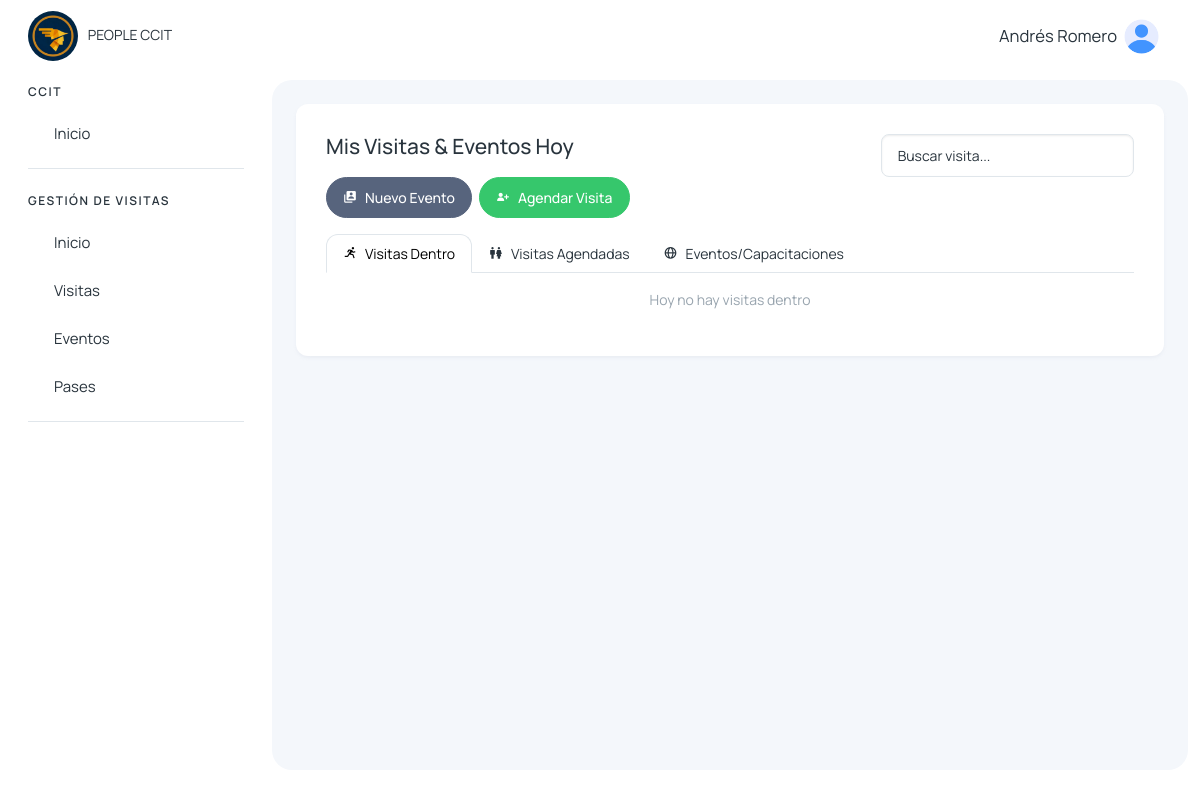
The page /colaboradores/ (signed in) on the database as committed earlier.
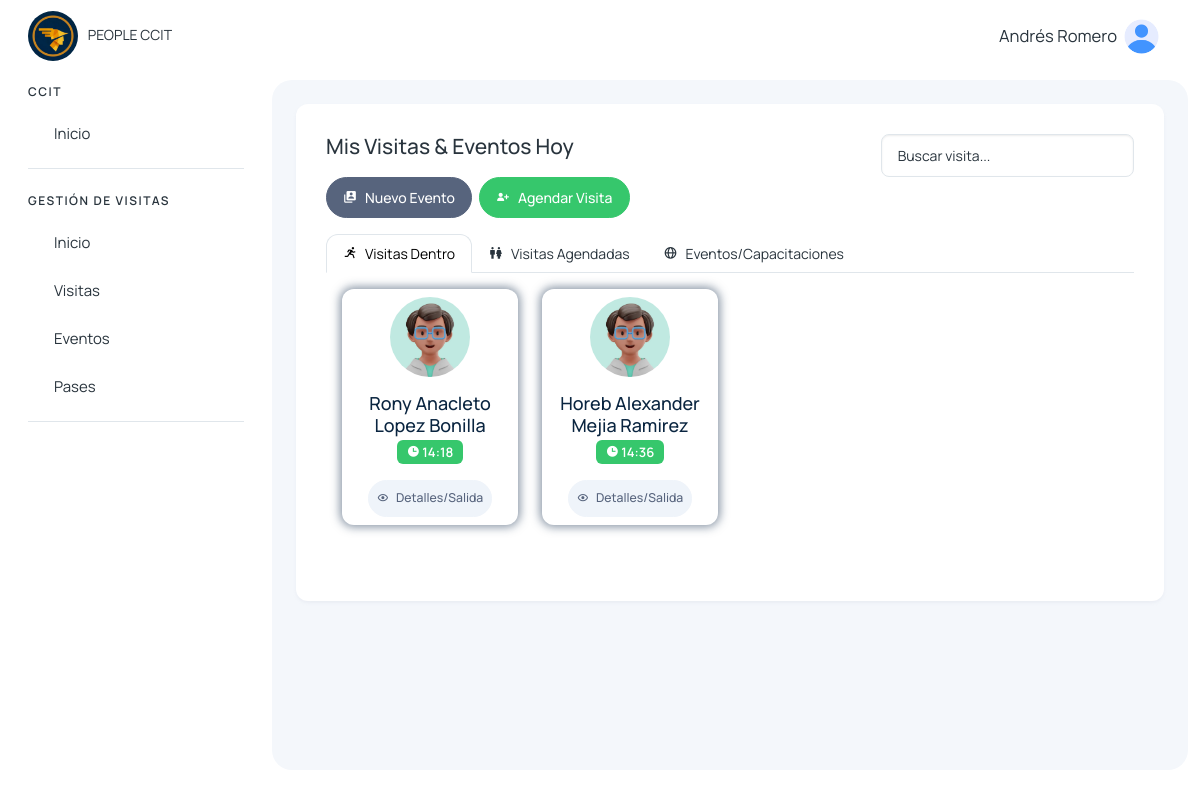
The same page on the database as committed later.
### visitantes/models.py (models this page shows, shortened)
class Visita(models.Model):
    cod_visita = models.CharField(max_length=50, unique=True)
    visitante = models.CharField(max_length=500)
    motivo = models.TextField()
    accion = models.TextField(null=True, blank=True)
    tipo = models.TextField()
    agendado_presente = models.CharField(max_length=500, null=True, blank=True)
    estado_visitante = models.CharField(max_length=500, null=True, blank=True)
    area_departamento = models.CharField(max_length=255)
    persona_visitada = models.CharField(max_length=255)
    fecha_visita = models.DateField()
    hora_ingreso = models.TimeField()
    hora_salida = models.TimeField(null=True, blank=True)
    usuario_registro = models.CharField(max_length=50)
    num_pase = models.CharField(max_length=50, null=True, blank=True)
    foto_documento_identificacion = models.ImageField(upload_to='visitantes/', blank=True, null=True)
    created_at = models.DateTimeField(auto_now_add=True)
    updated_at = models.DateTimeField(auto_now=True)

### colaboradores/views.py (the view)
# urls.py: path('colaboradores/', views.colaboradores_home, name='colaboradores_home'),
@login_required
def colaboradores_home(request):
    today = timezone.localdate()
    visitas_dentro = Visita.objects.filter(estado_visitante='in', persona_visitada=request.user.username).order_by('fecha_visita','hora_ingreso')
    visitas_agendadas_hoy = Visita.objects.filter(
        Q(estado_visitante='agendado', agendado_presente='agendado', persona_visitada=request.user.username),
        fecha_visita=today
    ).order_by('fecha_visita', 'hora_ingreso')
    visitas_agendadas = Visita.objects.filter(
        Q(estado_visitante='agendado', agendado_presente='agendado', persona_visitada=request.user.username),
        fecha_visita__gt=today
    ).order_by('fecha_visita', 'hora_ingreso')
    visitantes_visita = VisitanesVisita.objects.all()
    pertenencias = PertenenciasVisitante.objects.all()
    pases = PaseAcceso.objects.all()
    eventos_hoy = EventoCapacitacion.objects.filter(organizador=request.user.username, fecha=today).order_by('fecha', 'hora_inicio')
    eventos_proximos = EventoCapacitacion.objects.filter(organizador=request.user.username, fecha__gt=today).order_by('fecha', 'hora_inicio')
    visitante_por_documento = {v.documento_identificacion: v.nombre for v in visitantes_visita}
    visitas_info = {}
    for visita in visitas_dentro:
        visitas_info[visita.cod_visita] = {
            'visita': visita,
            'visitantes': [v for v in visitantes_visita if v.cod_visita == visita.cod_visita],
            'pertenencias': [p for p in pertenencias if p.cod_visita == visita.cod_visita],
        }
    return render(request, 'colaboradores/inicio_visitas.html', {
        'visitas_dentro': visitas_dentro,
        'visitas_agendadas': visitas_agendadas,
        'visitas_agendadas_hoy': visitas_agendadas_hoy,
        'visitantes_visita': visitantes_visita,
        'pertenencias': pertenencias,
        'visitas_info': visitas_info,
        'pases': pases,
        'eventos_hoy': eventos_hoy,
        'eventos_proximos': eventos_proximos,
        'visitante_por_documento': visitante_por_documento,
    })

### usuarios/templatetags/dict_extras.py (called while the page is built)
@register.filter
def dict_get(dictionary, key):
    return dictionary.get(key, '')

### visitantes/context_processors.py (called while the page is built)
def grupos_usuario(request):
    if request.user.is_authenticated:
        grupos = request.user.groups.all()
    else:
        grupos = []
    return {'user_grupos': grupos}

### templates/colaboradores/inicio_visitas.html (shortened to what this page needs)
{% extends 'layout/layout.html' %}
{% block content %}
{% load static %}
{% load dict_extras %}
<div>
    <div class="mb-3 row d-flex justify-content-between">
        <div class="col-auto">
            <h4>Mis Visitas & Eventos Hoy</h4>
        </div>
        <div class="col-4">
            <input type="search" class="form-control" name="busqueda" id="search_visita" placeholder="Buscar visita...">
        </div>
        <div class="col-auto d-flex justify-content-between">
            <a class="btn btn-secondary  d-flex col-auto" style="margin-right: 7px;" href="{% url 'nuevo_evento' %}">
                <span><i class='bx bxs-user-account'></i></span>
                <span class="d-none d-md-block ms-2">Nuevo Evento</span>
            </a>
            <a class="btn btn-success d-flex col-auto" href="{% url 'colaboradores-nueva-visita' %}">
                <span><i class='bx bxs-user-plus'></i></span>
                <span class="d-none d-md-block ms-2">Agendar Visita</span>
            </a>
        </div>
    </div>
    <ul class="nav nav-tabs" role="tablist">
        <li class="nav-item">
            <a class="nav-link d-flex active" data-bs-toggle="tab" href="#v_dentro" role="tab">
                <span><i class='bx bx-run'></i></span>
                <span class="d-none d-md-block ms-2">Visitas Dentro</span>
            </a>
        </li>
        <li class="nav-item">
            <a class="nav-link d-flex" data-bs-toggle="tab" href="#v_agendada" role="tab">
                <span><i class='bx bx-male-female'></i></span>
                <span class="d-none d-md-block ms-2">Visitas Agendadas</span>
            </a>
        </li>
        <li class="nav-item">
            <a class="nav-link d-flex" data-bs-toggle="tab" href="#eventos_capacitaciones" role="tab">
                <span><i class='bx bx-globe'></i></i> </span>
                <span class="d-none d-md-block ms-2">Eventos/Capacitaciones</span>
            </a>
        </li>
    </ul>
    <div class="tab-content">
        <div class="tab-pane active" id="v_dentro" role="tabpanel">
            <div class="row p-3">
                {% for visita in visitas_dentro %}
                <div class="col-12 col-sm-12 col-md-6 col-lg-3 col-xl-3">
                    <div class="card hover-img card-visita-dentro">
                        <div class="card-body p-2 text-center border-none">
                            <img src="{% static '/assets/images/profile/user-3.jpg' %}" alt="matdash-img" class="rounded-circle mb-3" width="80" height="80">
                            <h4 class="card-title mb-1">{{visita.visitante}}</h4>
                            <span class="badge text-bg-success text-white"><i class='bx bxs-time' ></i> {{visita.hora_ingreso}}</span>
                        </div>
                        <ul class="px-2 py-2 list-unstyled d-flex align-items-center justify-content-center mb-0">
                            <li class="position-relative">
                                <button class="btn btn-light btn-sm text-secondary d-flex align-items-center justify-content-center p-2" data-bs-toggle="modal" data-bs-target="#registrarSalidaVisitante{{visita.id}}">
                                    <i class='bx bx-show' style="margin-right: 7px;"></i> Detalles/Salida
                                </button>
                            </li>
                        </ul>
                    </div>
                </div>
                {% empty %}
                <div class="col-12 text-center">
                    Hoy no hay visitas dentro
                </div>
                {% endfor %}
            </div>
        </div>
    </div>
</div>
{% endblock %}

### templates/layout/layout.html (shortened to what the changed rows need)
{% load static %}
<!DOCTYPE html>
<html lang="en">
<head>
    <link href='https://unpkg.com/boxicons@2.1.4/css/boxicons.min.css' rel='stylesheet'>
    <link rel="stylesheet" href="https://cdn.jsdelivr.net/npm/sweetalert2@11.4.4/dist/sweetalert2.min.css">
    <link rel="stylesheet" href="{% static '/assets/css/styles.min.css' %}" />
</head>
<body>
  <div class="page-wrapper" id="main-wrapper" data-layout="vertical" data-navbarbg="skin6" data-sidebartype="full"
  data-sidebar-position="fixed" data-header-position="fixed">
    <aside class="left-sidebar">
        <div>
            <nav class="sidebar-nav scroll-sidebar" data-simplebar="">
                <ul id="sidebarnav">
                    {% for grupo in user_grupos %}
                        {% if grupo.name == "visitas_recepcion_group" or grupo.name == "admin_group" or grupo.name == 'super_admin' %}
                            <li class="nav-small-cap">
                                <span class="hide-menu">GESTIÓN DE VISITAS</span>
                            </li>
                            <li class="sidebar-item">
                                <a class="sidebar-link" href="{% url 'inicio_recepcion' %}" aria-expanded="false">
                                    <span class="hide-menu">Inicio</span>
                                </a>
                            </li>
                            <li class="sidebar-item">
                                <a class="sidebar-link" href="{% url 'visitas_recepcion' %}" aria-expanded="false">
                                    <span class="hide-menu">Visitas</span>
                                </a>
                            </li>
                            <li class="sidebar-item">
                                <a class="sidebar-link" href="{% url 'eventos_capacitaciones' %}" aria-expanded="false">
                                    <span class="hide-menu">Eventos</span>
                                </a>
                            </li>
                            <li class="sidebar-item">
                                <a class="sidebar-link" href="{% url 'pases_recepcion' %}" aria-expanded="false">
                                    <span class="hide-menu">Pases</span>
                                </a>
                            </li>
                        {% endif %}
                    {% endfor %}
                </ul>
            </nav>
        </div>
    </aside>
  <div class="body-wrapper">
            <div class="body-wrapper-inner">
                <div class="container-fluid">
                    <div class="card">
                        <div class="card-body">
                            {% block content %} {% endblock %}
                        </div>
                    </div>
                </div>
            </div>
        </div>
    </div>
</body>
</html>

Rows that differ between the two databases and show on the page:
added Visita: visitante "Rony Anacleto Lopez Bonilla", hora_ingreso "14:18"
added Visita: visitante "Horeb Alexander Mejia Ramirez", hora_ingreso "14:36"
Other text that changed with them:
text no longer shown: "Hoy no hay visitas dentro"
